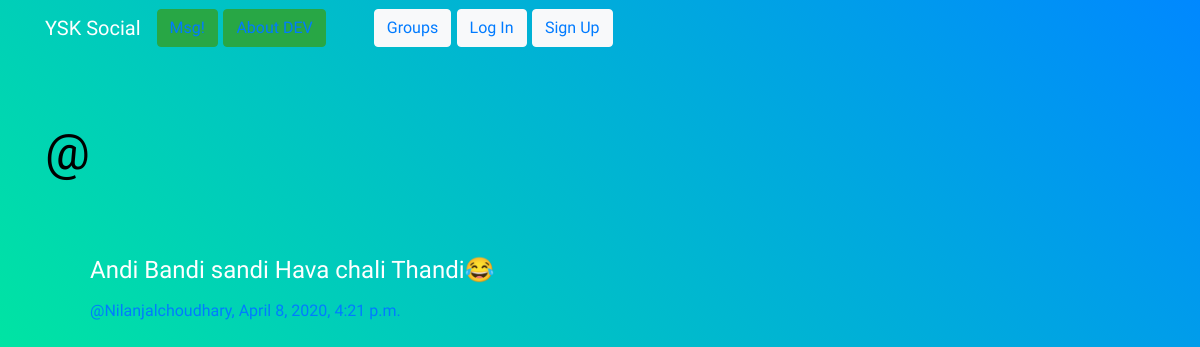
/posts/by/Nilanjalchoudhary/28/, run on the app's committed database.
### posts/models.py (models this page shows, shortened)
class Post(models.Model):
     user = models.ForeignKey(User, related_name='posts', on_delete=models.CASCADE)
     created_at = models.DateTimeField(auto_now=True)
     message = models.TextField()
     message_html = models.TextField(editable=False)
     group = models.ForeignKey(Group, related_name='posts', null=True, blank=True, on_delete=models.CASCADE)
     class Meta:
         ordering = ['-created_at']
         unique_together = ['user', 'message']

### posts/views.py (the view)
# urls.py: re_path(r'by/(?P<username>[-\w]+)/(?P<pk>\d+)/$', views.PostDetail.as_view(), name='single'),
class PostDetail(SelectRelatedMixin, generic.DetailView):
    model = models.Post
    select_related = ('user', 'group')
    def get_queryset(self):
        queryset = super().get_queryset()
        return queryset.filter(user__username__iexact=self.kwargs.get('username'))

### posts/templates/posts/post_detail.html
{% extends 'posts/post_base.html' %}
{% block post_content %}
<div class="col-md-8">
  {% include 'posts/_post.html' %}
</div>
{% endblock %}

### posts/templates/posts/_post.html (shortened to what this page needs)
<div class="container">
  <div class="post media">
    <div class="container">
      <h4>{{post.message_html|safe}}</h4>
    </div>
  </div>
  <div class="container">
    <h6 class="media-heading">
      <span class="username">
        <a href="{% url 'posts:for_user' username=post.user.username %}">@{{post.user.username}},</a>
      </span>
      <time class='time'>
        <a href="{% url 'posts:single' username=post.user.username pk=post.pk %}">
        {{post.created_at}}</a>
      </time>
    </h6>
  </div>
</div>

### static/starsocial/css/master.css (style rules this page uses)
html, body { margin: 0; overflow: hidden; background-color: #000000; color: white; overflow:auto; }
.loader { position:fixed; left:0; right:0; top:0; bottom:0; filter:hue-rotate(0deg); background:linear-gradient(45deg,#0f8,#08f); animation:hue 10000ms infinite linear; }

### templates/base.html (style rules this page uses)
body { font-family: 'Aladin';font-size: 22px; }

### data on the page
Post: message_html "Andi Bandi sandi Hava chali Thandi😂", user.username "Nilanjalchoudhary", created_at "April 8, 2020, 4:21 p.m."
